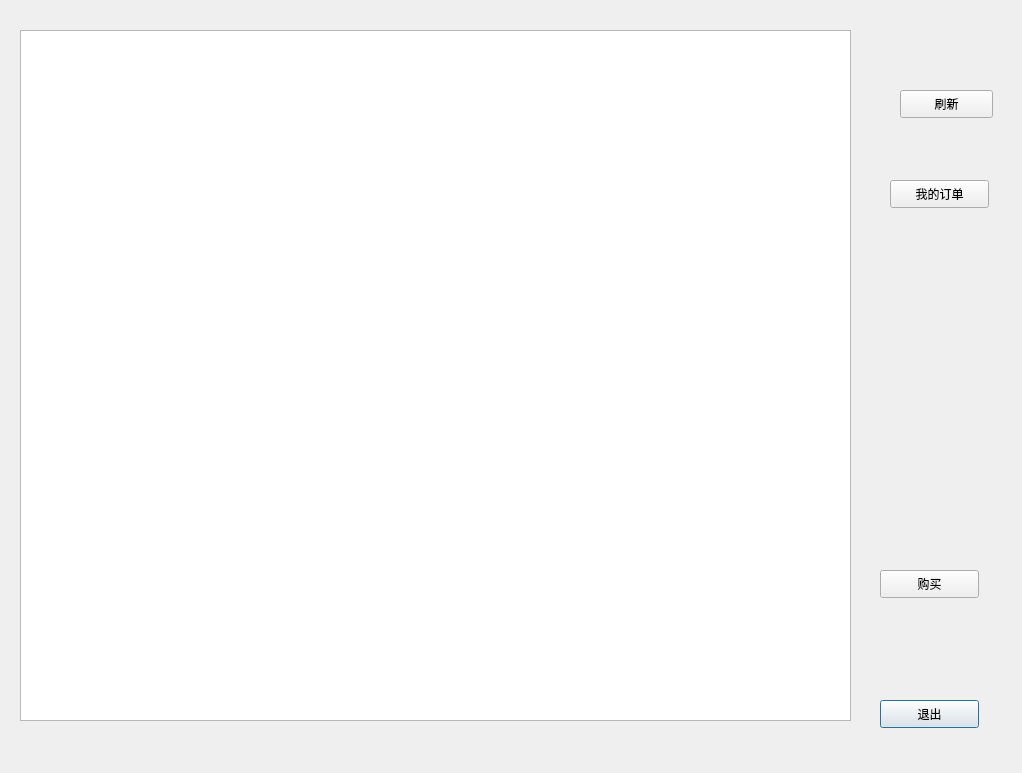
<?xml version="1.0" encoding="UTF-8"?>
<ui version="4.0">
 <class>shoppingcart</class>
 <widget class="QDialog" name="shoppingcart">
  <property name="geometry">
   <rect>
    <x>0</x>
    <y>0</y>
    <width>1022</width>
    <height>773</height>
   </rect>
  </property>
  <property name="windowTitle">
   <string>Dialog</string>
  </property>
  <widget class="QPushButton" name="cancelButton">
   <property name="geometry">
    <rect>
     <x>880</x>
     <y>700</y>
     <width>99</width>
     <height>28</height>
    </rect>
   </property>
   <property name="text">
    <string>退出</string>
   </property>
  </widget>
  <widget class="QTableWidget" name="tableWidget">
   <property name="geometry">
    <rect>
     <x>20</x>
     <y>30</y>
     <width>831</width>
     <height>691</height>
    </rect>
   </property>
  </widget>
  <widget class="QPushButton" name="buyButton">
   <property name="geometry">
    <rect>
     <x>880</x>
     <y>570</y>
     <width>99</width>
     <height>28</height>
    </rect>
   </property>
   <property name="text">
    <string>购买</string>
   </property>
  </widget>
  <widget class="QPushButton" name="orderButton">
   <property name="geometry">
    <rect>
     <x>890</x>
     <y>180</y>
     <width>99</width>
     <height>28</height>
    </rect>
   </property>
   <property name="text">
    <string>我的订单</string>
   </property>
  </widget>
  <widget class="QPushButton" name="freshButton">
   <property name="geometry">
    <rect>
     <x>900</x>
     <y>90</y>
     <width>93</width>
     <height>28</height>
    </rect>
   </property>
   <property name="text">
    <string>刷新</string>
   </property>
  </widget>
 </widget>
 <resources/>
 <connections/>
</ui>
